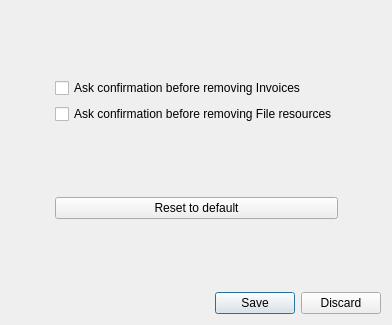
<?xml version="1.0" encoding="UTF-8"?>
<ui version="4.0">
 <class>SettingsPage</class>
 <widget class="QWidget" name="SettingsPage">
  <property name="geometry">
   <rect>
    <x>0</x>
    <y>0</y>
    <width>392</width>
    <height>325</height>
   </rect>
  </property>
  <property name="windowTitle">
   <string>Form</string>
  </property>
  <layout class="QVBoxLayout" name="verticalLayout_2">
   <item>
    <layout class="QHBoxLayout" name="horizontalLayout">
     <item>
      <spacer name="horizontalSpacer">
       <property name="orientation">
        <enum>Qt::Horizontal</enum>
       </property>
       <property name="sizeHint" stdset="0">
        <size>
         <width>40</width>
         <height>20</height>
        </size>
       </property>
      </spacer>
     </item>
     <item>
      <layout class="QVBoxLayout" name="verticalLayout">
       <item>
        <spacer name="verticalSpacer_2">
         <property name="orientation">
          <enum>Qt::Vertical</enum>
         </property>
         <property name="sizeHint" stdset="0">
          <size>
           <width>20</width>
           <height>40</height>
          </size>
         </property>
        </spacer>
       </item>
       <item>
        <widget class="QCheckBox" name="removeInvoiceBox">
         <property name="text">
          <string>Ask confirmation before removing Invoices</string>
         </property>
        </widget>
       </item>
       <item>
        <widget class="QCheckBox" name="removeFileBox">
         <property name="text">
          <string>Ask confirmation before removing File resources</string>
         </property>
        </widget>
       </item>
       <item>
        <spacer name="verticalSpacer">
         <property name="orientation">
          <enum>Qt::Vertical</enum>
         </property>
         <property name="sizeHint" stdset="0">
          <size>
           <width>20</width>
           <height>40</height>
          </size>
         </property>
        </spacer>
       </item>
       <item>
        <widget class="QPushButton" name="resetButton">
         <property name="text">
          <string>Reset to default</string>
         </property>
        </widget>
       </item>
       <item>
        <spacer name="verticalSpacer_3">
         <property name="orientation">
          <enum>Qt::Vertical</enum>
         </property>
         <property name="sizeHint" stdset="0">
          <size>
           <width>20</width>
           <height>40</height>
          </size>
         </property>
        </spacer>
       </item>
      </layout>
     </item>
     <item>
      <spacer name="horizontalSpacer_2">
       <property name="orientation">
        <enum>Qt::Horizontal</enum>
       </property>
       <property name="sizeHint" stdset="0">
        <size>
         <width>40</width>
         <height>20</height>
        </size>
       </property>
      </spacer>
     </item>
    </layout>
   </item>
   <item>
    <widget class="QDialogButtonBox" name="quitBox">
     <property name="standardButtons">
      <set>QDialogButtonBox::Discard|QDialogButtonBox::Save</set>
     </property>
    </widget>
   </item>
  </layout>
 </widget>
 <resources/>
 <connections/>
</ui>
